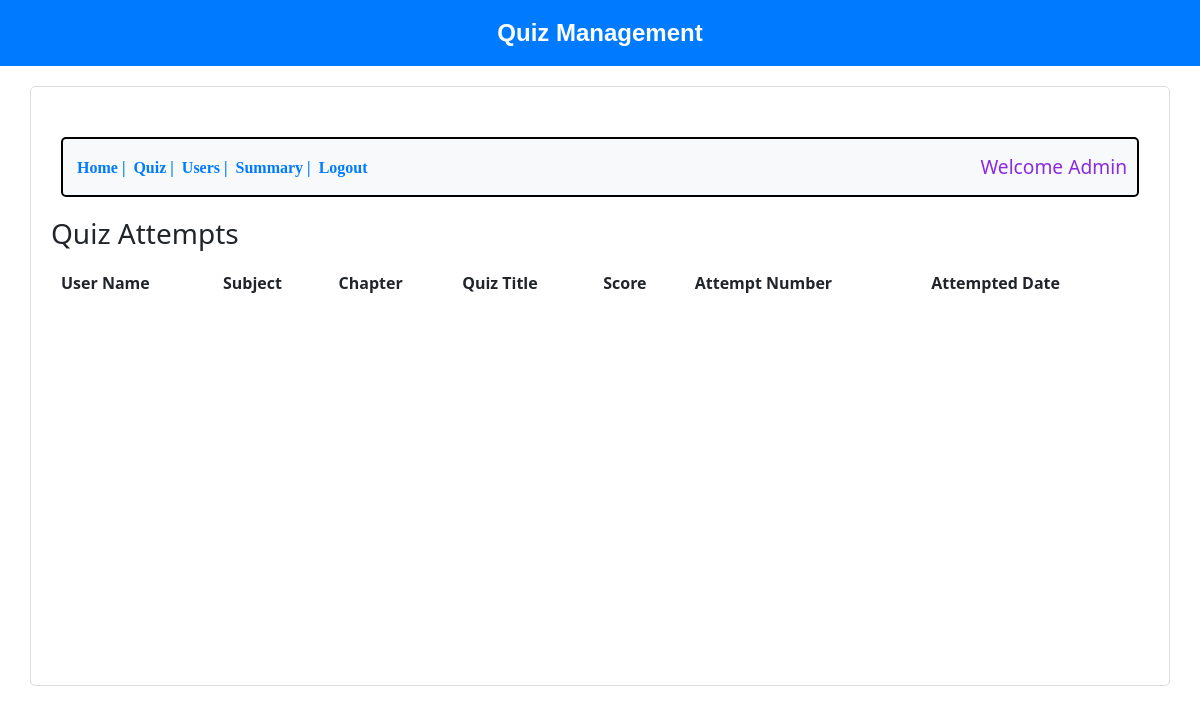
The page /quiz-mgmt on the database as committed earlier.
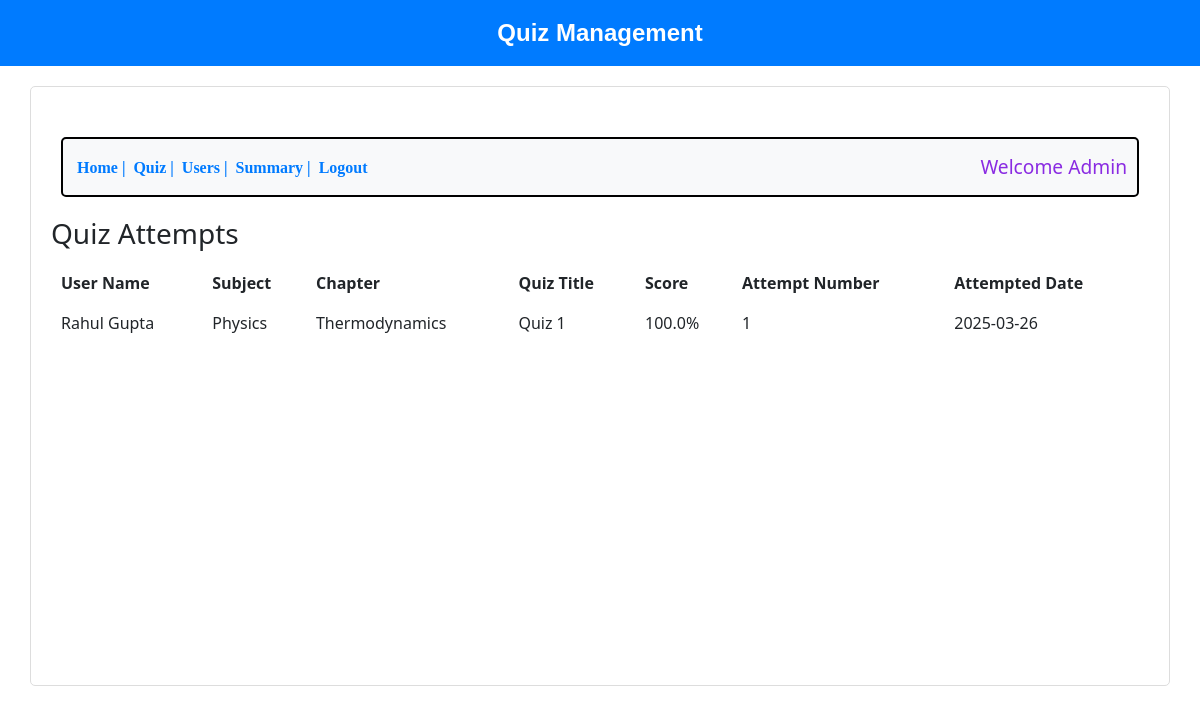
The same page on the database as committed later.
### backend/models.py (models this page shows, shortened)
class Score(db.Model):
    __tablename__ = "scores"
    id = db.Column(db.Integer, primary_key=True)
    user_id = db.Column(db.Integer, db.ForeignKey("user_info.id"), nullable=False)
    quiz_id = db.Column(db.Integer, db.ForeignKey("quizzes.id"), nullable=False)
    score = db.Column(db.Float, nullable=False)  # Score as a percentage
    attempt_date = db.Column(db.String, nullable=False)  # Store as string (e.g., "2025-03-01")
    user = db.relationship("User", backref="scores")
    quiz = db.relationship("Quiz", backref="scores")

class User(db.Model):
    __tablename__ = "user_info"
    id = db.Column(db.Integer, primary_key=True)
    email = db.Column(db.String, unique=True, nullable=False)
    pwd = db.Column(db.String, nullable=False)
    full_name = db.Column(db.String, nullable=True)
    qual = db.Column(db.String, nullable=True)
    dob = db.Column(db.String, nullable=True)
    role = db.Column(db.Integer, nullable=False, default=1)  # 0 for admin, 1 for regular user

class Subject(db.Model):
    __tablename__ = "subjects"
    id = db.Column(db.Integer, primary_key=True)
    name = db.Column(db.String, nullable=False, unique=True)
    desc = db.Column(db.String, nullable=False, unique=True)
    chapters = db.relationship('Chapter', backref='subject', lazy='dynamic')

class Chapter(db.Model):
    __tablename__ = "chapters"
    id = db.Column(db.Integer, primary_key=True)
    name = db.Column(db.String, nullable=False)
    desc = db.Column(db.String, nullable=False)
    subject_id = db.Column(db.Integer, db.ForeignKey('subjects.id'), nullable=False)
    questions = db.relationship('Question', backref='chapter', lazy='dynamic')

class Quiz(db.Model):
    __tablename__ = "quizzes"
    id = db.Column(db.Integer, primary_key=True)
    title = db.Column(db.String, nullable=False)
    subject_id = db.Column(db.Integer, db.ForeignKey("subjects.id"), nullable=False)
    chapter_id = db.Column(db.Integer, db.ForeignKey("chapters.id"), nullable=False)
    duration = db.Column(db.String, nullable=False)  # Store as string (e.g., "00:10")
    created_by_id = db.Column(db.Integer, db.ForeignKey("user_info.id"), nullable=False)
    is_active = db.Column(db.Boolean, default=True)
    created_at = db.Column(db.String, nullable=False, default=datetime.now().strftime("%Y-%m-%d"))
    subject = db.relationship("Subject", backref="quizzes")
    chapter = db.relationship("Chapter", backref="quizzes")
    created_by = db.relationship("User", backref="quizzes_created")

### backend/controllers.py (the view)
@app.route("/quiz-mgmt")
def quiz_management():
    all_attempts = Score.query.join(User).join(Quiz, isouter=True).join(Subject, isouter=True).join(Chapter, isouter=True).order_by(Score.attempt_date.asc()).all()
    attempt_counts = {}
    filtered_attempts = []
    for attempt in all_attempts:
        if attempt.user and attempt.quiz and attempt.quiz.subject and attempt.quiz.chapter:
            key = (attempt.user_id, attempt.quiz_id)
            if key not in attempt_counts:
                attempt_counts[key] = 0
            attempt_counts[key] += 1
            attempt.attempt_number = attempt_counts[key]
            filtered_attempts.append(attempt)
        else:
            print(f"Incomplete attempt: User={attempt.user}, Quiz={attempt.quiz}")
    filtered_attempts.sort(key=lambda x: x.attempt_date, reverse=True)
    name = request.args.get('email', 'Admin')
    return render_template("quiz-mgmt.html", name=name, attempts=filtered_attempts)

### templates/quiz-mgmt.html (shortened to what this page needs)
<!DOCTYPE html>
<html lang="en">
<head>
    <link rel="stylesheet" href="/static/style.css">
    <link rel="stylesheet" href="https://cdnjs.cloudflare.com/ajax/libs/bootstrap/5.3.2/css/bootstrap.min.css">
</head>
<body>
    <header class="header2">Quiz Management</header>
    <div class="bordertime">
        <div class="button-container">
            <a href="/admin_dash"><button class="nav-button">Home |</button></a>
            <a href="/quiz-mgmt"><button class="nav-button">Quiz |</button></a>
            <a href="/show_user"><button class="nav-button">Users |</button></a>
            <a href="/summary_charts"><button class="nav-button">Summary |</button></a>
            <a href="/login"><button class="nav-button">Logout</button></a>
            <h4 class="text">Welcome {{ name }}</h4>
        </div>
        <h3>Quiz Attempts</h3>
        <table>
            <thead>
                <tr>
                    <th>User Name</th>
                    <th>Subject</th>
                    <th>Chapter</th>
                    <th>Quiz Title</th>
                    <th>Score</th>
                    <th>Attempt Number</th>
                    <th>Attempted Date</th>
                </tr>
            </thead>
            <tbody>
                {% for attempt in attempts %}
                <tr>
                    <td>{{ attempt.user.full_name if attempt.user else 'N/A' }}</td>
                    <td>{{ attempt.quiz.subject.name if attempt.quiz and attempt.quiz.subject else 'N/A' }}</td>
                    <td>{{ attempt.quiz.chapter.name if attempt.quiz and attempt.quiz.chapter else 'N/A' }}</td>
                    <td>{{ attempt.quiz.title if attempt.quiz else 'N/A' }}</td>
                    <td>{{ (attempt.score | round(2)) if attempt.score is not none else 'N/A' }}%</td>
                    <td>{{ attempt.attempt_number or 'N/A' }}</td>
                    <td>{{ attempt.attempt_date or 'N/A' }}</td>
                </tr>
                {% endfor %}
            </tbody>
        </table>
    </div>
</body>
</html>

Rows that differ between the two databases and show on the page:
added Score: user "Rahul Gupta", quiz.subject "Physics", quiz.chapter "Thermodynamics", quiz "Quiz 1", score "100.0", attempt_number "1", attempt_date "2025-03-26"
